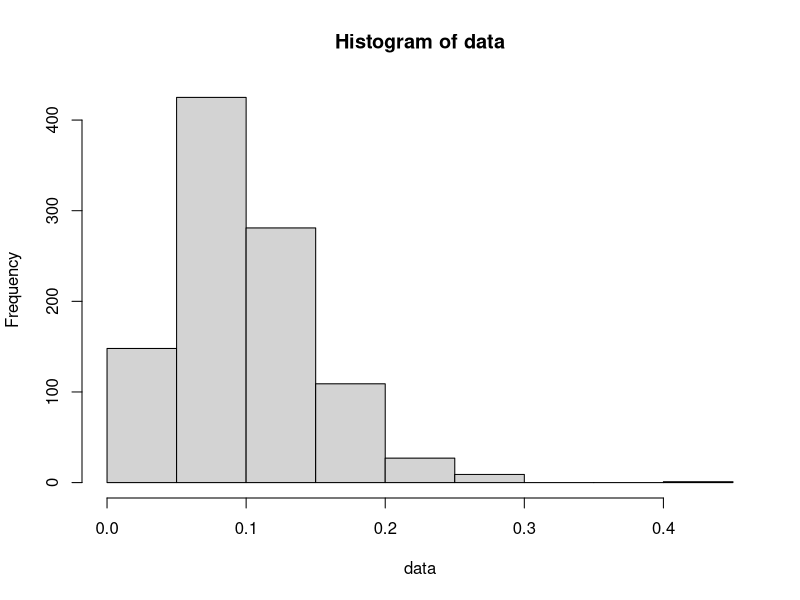
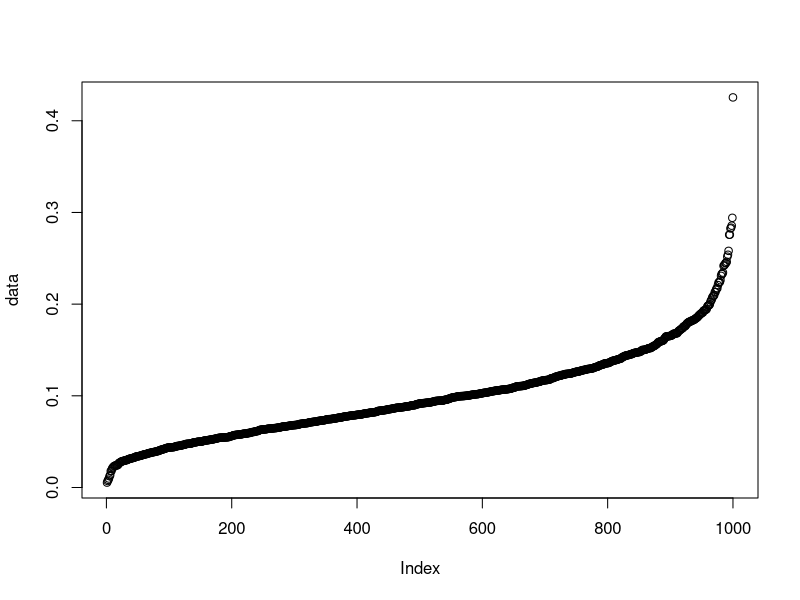

Write the R code that produced these figures, in order.
## ---- chunk 1
library(tidyverse)

# set.seed(1)
## ---- chunk 2
beta_par <- function(mu, sigma) {
  mu <- max(mu, 1E-6)
  sigma <- max(sigma, 1E-6)
  a_b <- mu * (1 - mu) / sigma^2 - 1  # calc alpha + beta
  a_b <- max(a_b,1E-6)
  #a_b <- abs(a_b)
  a <- mu * a_b
  b <- (1 - mu) * a_b
  return(list(alpha = a, beta = b, a_b))
}
10E-4
beta_par(mu = 0.5, sigma = 0.1)
## ---- chunk 3
gen_rbeta <- function(n = n,
                      mu = mu, 
                      sigma = sigma
                      ) {
  par <- beta_par(mu = mu, sigma = sigma)
  data <- rbeta(n = 1000, 
                shape1 = par$alpha, 
                shape2 = par$beta)
  data <- sort(data)

  return(data)
}

data <- gen_rbeta(mu = 0.1, sigma = 0.05)
beta_par(mu = 0.1, sigma = 0.05)
summary(data)
hist(data)
plot(data)
## ---- chunk 4

library(fitdistrplus)


fit <- fitdist(data, "beta", start = list(shape1 = 1, shape2 = 1))
fit
